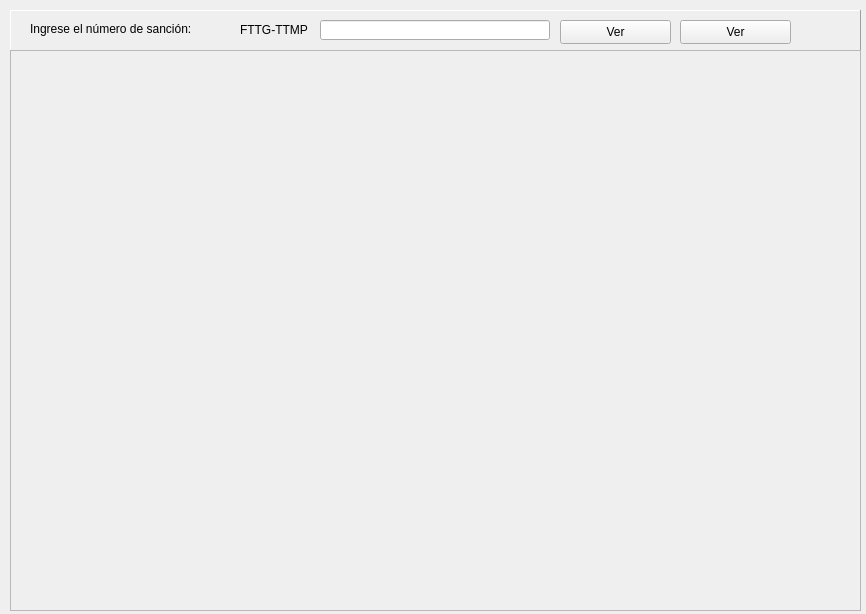
<?xml version="1.0" encoding="UTF-8"?>
<ui version="4.0">
 <class>Dialog</class>
 <widget class="QDialog" name="Dialog">
  <property name="geometry">
   <rect>
    <x>0</x>
    <y>0</y>
    <width>866</width>
    <height>614</height>
   </rect>
  </property>
  <property name="maximumSize">
   <size>
    <width>16777215</width>
    <height>16777215</height>
   </size>
  </property>
  <property name="windowTitle">
   <string>Dialog</string>
  </property>
  <widget class="QFrame" name="frame">
   <property name="geometry">
    <rect>
     <x>10</x>
     <y>10</y>
     <width>851</width>
     <height>41</height>
    </rect>
   </property>
   <property name="frameShape">
    <enum>QFrame::Panel</enum>
   </property>
   <property name="frameShadow">
    <enum>QFrame::Raised</enum>
   </property>
   <widget class="QLabel" name="label">
    <property name="geometry">
     <rect>
      <x>20</x>
      <y>10</y>
      <width>236</width>
      <height>18</height>
     </rect>
    </property>
    <property name="styleSheet">
     <string notr="true">font: 11pt &quot;MS Shell Dlg 2&quot;;</string>
    </property>
    <property name="text">
     <string>Ingrese el número de sanción:</string>
    </property>
   </widget>
   <widget class="QLabel" name="label_2">
    <property name="geometry">
     <rect>
      <x>230</x>
      <y>10</y>
      <width>69</width>
      <height>20</height>
     </rect>
    </property>
    <property name="styleSheet">
     <string notr="true">font: 10pt &quot;MS Shell Dlg 2&quot;;</string>
    </property>
    <property name="text">
     <string>FTTG-TTMP</string>
    </property>
   </widget>
   <widget class="QLineEdit" name="lineEdit">
    <property name="geometry">
     <rect>
      <x>310</x>
      <y>10</y>
      <width>230</width>
      <height>20</height>
     </rect>
    </property>
   </widget>
   <widget class="QPushButton" name="pushButton">
    <property name="geometry">
     <rect>
      <x>550</x>
      <y>10</y>
      <width>111</width>
      <height>24</height>
     </rect>
    </property>
    <property name="styleSheet">
     <string notr="true">font: 10pt &quot;MS Shell Dlg 2&quot;;</string>
    </property>
    <property name="text">
     <string>Ver</string>
    </property>
    <property name="autoDefault">
     <bool>false</bool>
    </property>
   </widget>
   <widget class="QPushButton" name="pushButton_2">
    <property name="geometry">
     <rect>
      <x>670</x>
      <y>10</y>
      <width>111</width>
      <height>24</height>
     </rect>
    </property>
    <property name="styleSheet">
     <string notr="true">font: 10pt &quot;MS Shell Dlg 2&quot;;</string>
    </property>
    <property name="text">
     <string>Ver</string>
    </property>
    <property name="autoDefault">
     <bool>false</bool>
    </property>
   </widget>
  </widget>
  <widget class="QScrollArea" name="scrollArea">
   <property name="geometry">
    <rect>
     <x>10</x>
     <y>50</y>
     <width>851</width>
     <height>561</height>
    </rect>
   </property>
   <property name="widgetResizable">
    <bool>true</bool>
   </property>
   <widget class="QWidget" name="scrollAreaWidgetContents">
    <property name="geometry">
     <rect>
      <x>0</x>
      <y>0</y>
      <width>849</width>
      <height>559</height>
     </rect>
    </property>
    <widget class="QLabel" name="label_3">
     <property name="geometry">
      <rect>
       <x>10</x>
       <y>10</y>
       <width>821</width>
       <height>541</height>
      </rect>
     </property>
     <property name="text">
      <string/>
     </property>
    </widget>
   </widget>
  </widget>
 </widget>
 <resources/>
 <connections/>
</ui>
